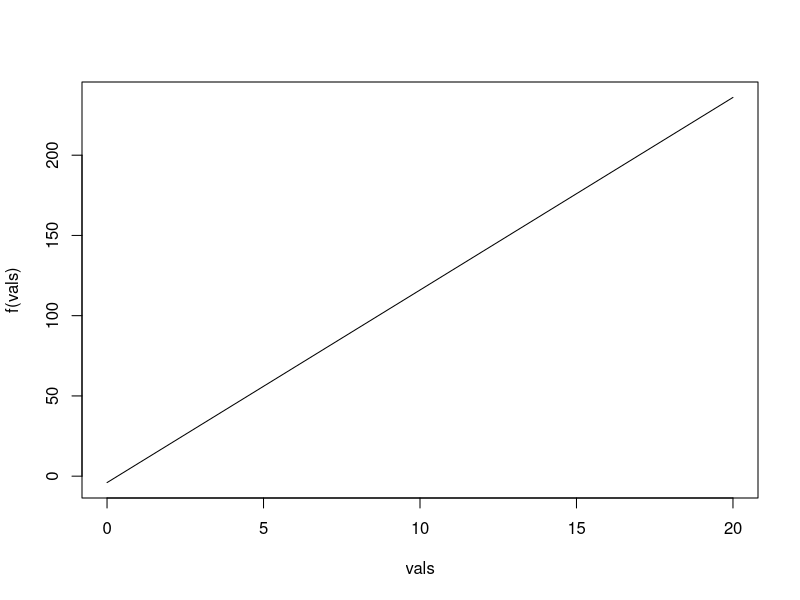
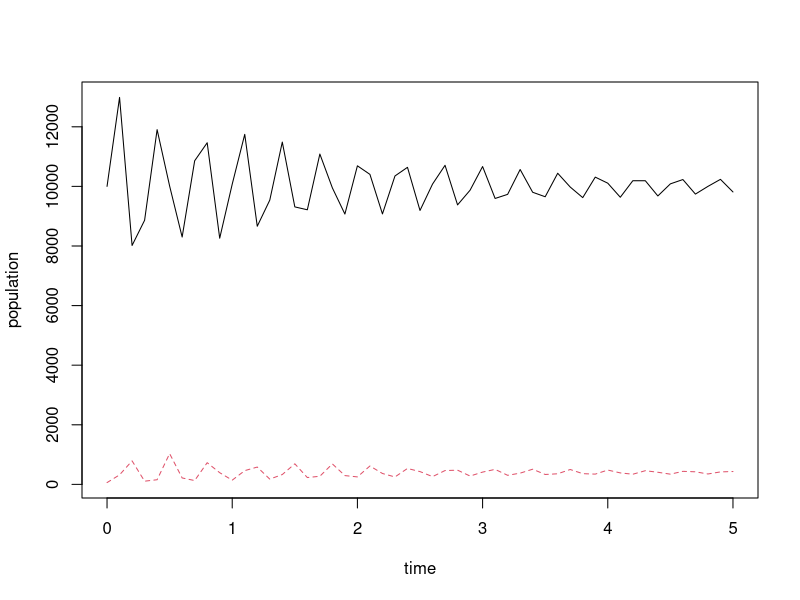

Here is the R script that generated these plots, in order:
# Lesson 5

# Dummy values
vals<-seq(0,20,1)

# Declare a function
f<-function(x) {
y = (12 * x) - 4
}

# Plot the function
plot(x=vals, y=f(vals), type='l')

# Import the library
library(deSolve)
# Create the system
eqsystem <- function (Time, State, Pars) {
	x <- State[1]
	y <- State[2]
    with(as.list(c(Pars)), {
        dx = x * (a - g*x - b*y)
        dy = y * (-c + d*x)
        return(list(c(dx, dy)))
    })
}
# Create the parameters
Pars <- c(a = 5, b = 0.01, c = 100, d = 0.01, g = 0.0001)
State <- c(x = 10000, y = 60)
Time <- seq(0, 5, by = 0.1)
# Perform ODE
out <-ode(func = eqsystem, y = State, parms = Pars, times = Time)
#Plot
matplot(out[,1], (out[,2:3]), type = "l", xlab = "time", ylab = "population")

# Matrix
mat<-matrix(c(1:9),nrow=3, byrow=TRUE) 
mat
# Covariance
covmat<-cov(mat)
covmat
# SVD
svdres<-svd(mat)
svdres
